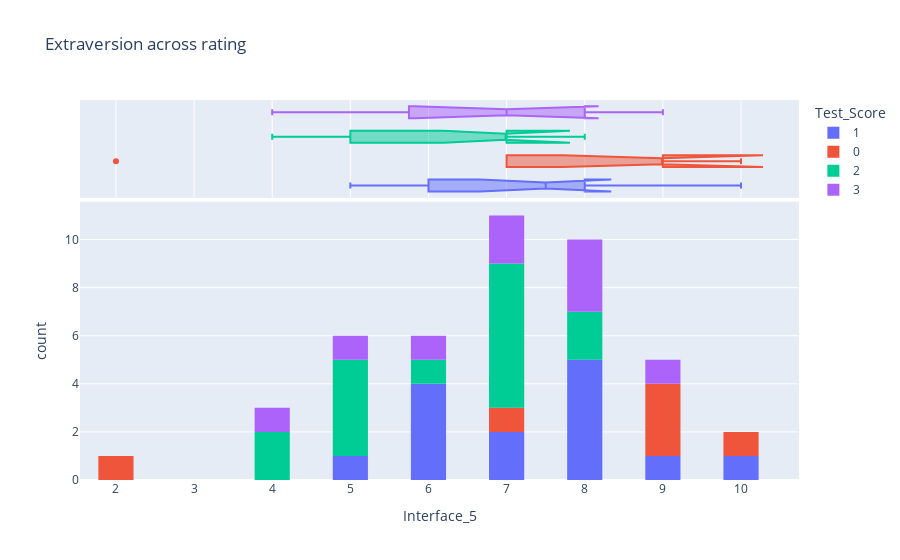

The notebook cell saved with this chart:
### Markdown cell above
# for extraverted

### Code cell
x=data.groupby(['Id']).apply(lambda x: x[x['Extraversion'] > 3 ])
fig = px.histogram(x,
                x = "Interface_5",
                nbins = 40,
                marginal = "box",
                color = "Test_Score",
                title='Extraversion across rating')

fig.update_layout(bargap=0.1)
fig.show()

### Figure 1 — Plotly figure (JSON) as saved in the notebook; plotly's stock layout.template omitted (floating-point values rounded to 4 significant figures)
{"data": [{"alignmentgroup": "True", "bingroup": "x", "hovertemplate": "Test_Score=1<br>Interface_5=%{x}<br>count=%{y}<extra></extra>", "legendgroup": "1", "marker": {"color": "#636efa", "pattern": {"shape": ""}}, "name": "1", "nbinsx": 40, "offsetgroup": "1", "orientation": "v", "showlegend": true, "type": "histogram", "x": [8, 8, 8, 10, 8, 8, 6, 9, 7, 5, 6, 7, 6, 6], "xaxis": "x", "yaxis": "y"}, {"alignmentgroup": "True", "hovertemplate": "Test_Score=1<br>Interface_5=%{x}<extra></extra>", "legendgroup": "1", "marker": {"color": "#636efa"}, "name": "1", "notched": true, "offsetgroup": "1", "showlegend": false, "type": "box", "x": [8, 8, 8, 10, 8, 8, 6, 9, 7, 5, 6, 7, 6, 6], "xaxis": "x2", "yaxis": "y2"}, {"alignmentgroup": "True", "bingroup": "x", "hovertemplate": "Test_Score=0<br>Interface_5=%{x}<br>count=%{y}<extra></extra>", "legendgroup": "0", "marker": {"color": "#EF553B", "pattern": {"shape": ""}}, "name": "0", "nbinsx": 40, "offsetgroup": "0", "orientation": "v", "showlegend": true, "type": "histogram", "x": [9, 2, 9, 10, 9, 7], "xaxis": "x", "yaxis": "y"}, {"alignmentgroup": "True", "hovertemplate": "Test_Score=0<br>Interface_5=%{x}<extra></extra>", "legendgroup": "0", "marker": {"color": "#EF553B"}, "name": "0", "notched": true, "offsetgroup": "0", "showlegend": false, "type": "box", "x": [9, 2, 9, 10, 9, 7], "xaxis": "x2", "yaxis": "y2"}, {"alignmentgroup": "True", "bingroup": "x", "hovertemplate": "Test_Score=2<br>Interface_5=%{x}<br>count=%{y}<extra></extra>", "legendgroup": "2", "marker": {"color": "#00cc96", "pattern": {"shape": ""}}, "name": "2", "nbinsx": 40, "offsetgroup": "2", "orientation": "v", "showlegend": true, "type": "histogram", "x": [7, 7, 5, 7, 6, 7, 5, 4, 5, 5, 4, 7, 8, 8, 7], "xaxis": "x", "yaxis": "y"}, {"alignmentgroup": "True", "hovertemplate": "Test_Score=2<br>Interface_5=%{x}<extra></extra>", "legendgroup": "2", "marker": {"color": "#00cc96"}, "name": "2", "notched": true, "offsetgroup": "2", "showlegend": false, "type": "box", "x": [7, 7, 5, 7, 6, 7, 5, 4, 5, 5, 4, 7, 8, 8, 7], "xaxis": "x2", "yaxis": "y2"}, {"alignmentgroup": "True", "bingroup": "x", "hovertemplate": "Test_Score=3<br>Interface_5=%{x}<br>count=%{y}<extra></extra>", "legendgroup": "3", "marker": {"color": "#ab63fa", "pattern": {"shape": ""}}, "name": "3", "nbinsx": 40, "offsetgroup": "3", "orientation": "v", "showlegend": true, "type": "histogram", "x": [9, 6, 8, 7, 8, 5, 4, 7, 8], "xaxis": "x", "yaxis": "y"}, {"alignmentgroup": "True", "hovertemplate": "Test_Score=3<br>Interface_5=%{x}<extra></extra>", "legendgroup": "3", "marker": {"color": "#ab63fa"}, "name": "3", "notched": true, "offsetgroup": "3", "showlegend": false, "type": "box", "x": [9, 6, 8, 7, 8, 5, 4, 7, 8], "xaxis": "x2", "yaxis": "y2"}], "layout": {"bargap": 0.1, "barmode": "relative", "legend": {"title": {"text": "Test_Score"}, "tracegroupgap": 0}, "title": {"text": "Extraversion across rating"}, "xaxis": {"anchor": "y", "domain": [0, 1], "title": {"text": "Interface_5"}}, "xaxis2": {"anchor": "y2", "domain": [0, 1], "matches": "x", "showgrid": true, "showticklabels": false}, "yaxis": {"anchor": "x", "domain": [0, 0.7326], "title": {"text": "count"}}, "yaxis2": {"anchor": "x2", "domain": [0.7426, 1], "matches": "y2", "showgrid": false, "showline": false, "showticklabels": false, "ticks": ""}}}
